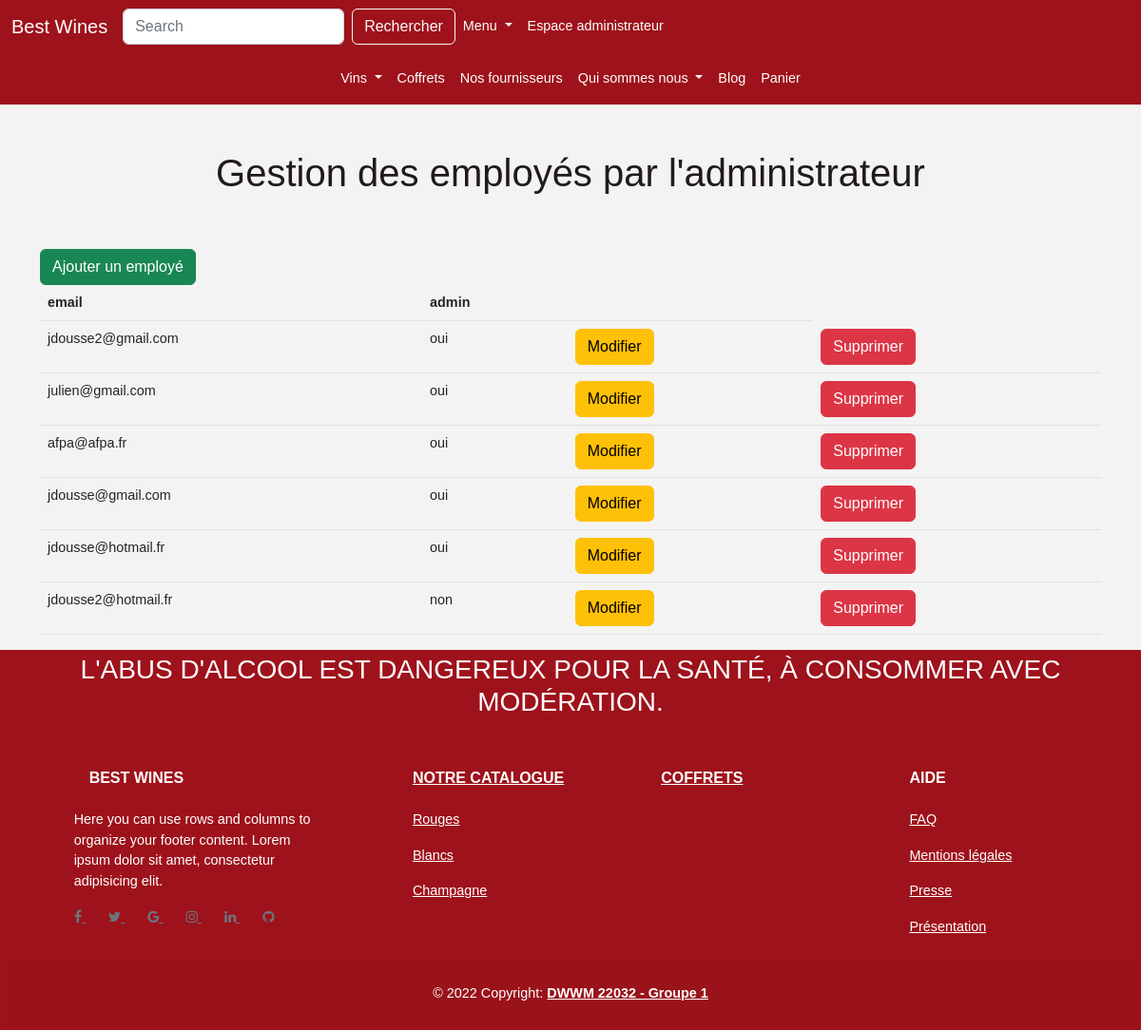
/administrateur (signed in), run on the app's committed database.
### tables this page shows
CREATE TABLE `user` (
  `id` int(11) NOT NULL,
  `email` varchar(255) NOT NULL,
  `password` varchar(255) NOT NULL,
  `is_admin` tinyint(1) NOT NULL DEFAULT 0,
  `is_employee` tinyint(1) NOT NULL DEFAULT 0
);

### core/Controller.php (called while the page is built, shortened)
<?php
abstract class Controller
{
    public function renderView(string $view_name, array $params = []): void
    {
        extract($params);
        require_once "src/views/$view_name.php";
        require_once 'src/views/layout.php';
    }
}

### src/controllers/AdminController.php (called while the page is built, shortened)
<?php
class AdminController extends Controller
{
    public function showAll()
    {
        $user = new User();
        $all_users = $user->findAll();
        $this->renderView('administrateur/index', compact('all_users'));
    }
}

### core/Router.php (called while the page is built, shortened)
<?php
class Router
{
    private static array $routes = [];
    public static function register(string $request, string $action) : void
    {
        self::$routes[$request] = $action;
    }
    public static function resolve(string $request_uri) : void
    {
        $request_uri = explode("?", $request_uri)[0];
        [$controller_name , $action_name] = explode('::', self::$routes[$request_uri]);
        $instance = new $controller_name();
        call_user_func_array([$instance, $action_name], []);
    }
}

### index.php (called while the page is built, shortened)
<?php
$request_uri = str_replace(BASE_DIR, '', $_SERVER['REQUEST_URI']);
try {
    Router::resolve($request_uri);
}catch (Exception $e)
{
    echo $e->getMessage();
}

### core/Database.php (called while the page is built, shortened)
<?php
class Database
{
    private static \PDO|null $instance = null;
    public static function getPdo(): \PDO
    {
        if (self::$instance == null){
            try {
                self::$instance = new \PDO(
                    "mysql:host=".$_ENV['DATABASE_HOST'].";dbname=".$_ENV['DATABASE_NAME'],
                    $_ENV['DATABASE_USERNAME'],
                    $_ENV['DATABASE_PASSWORD'],
                    [
                        \PDO::ATTR_ERRMODE => \PDO::ERRMODE_EXCEPTION,
                        \PDO::ATTR_DEFAULT_FETCH_MODE => \PDO::FETCH_ASSOC
                    ]
                );
            }catch (\PDOException $exception){
                echo $exception->getMessage();
                die;
            }
        }
        return  self::$instance;
    }
}

### core/Model.php (called while the page is built, shortened)
<?php
abstract class Model
{
    protected \PDO $pdo;
    protected string $table_name;
    public function __construct()
    {
        $this->pdo = Database::getPdo();
    }
    public function findAll(): array
    {
        $stmt = $this->pdo->prepare(
            "SELECT * FROM {$this->table_name}"
        );
        $stmt->setFetchMode(\PDO::FETCH_ASSOC);
        $stmt->execute();
        return $stmt->fetchAll();
    }
}

### src/views/administrateur/index.php (the view)
<div class="container">
    <h1 class="text-center p-5">Gestion des employés par l'administrateur</h1>
    <a class='btn btn-success' href=" <?= BASE_DIR ?>/administrateur/insert">Ajouter un employé</a>
    <table class="table">
        <thead>
            <tr>
                <th scope="col">email</th>
                <th scope="col">admin</th>
                <th></th>
            </tr>
        </thead>
        <tbody>
            <form action="" method="POST">
                <?php
                foreach ($all_users as $user) : ?>
                    <?php if ($user['is_employee'] == "1") : ?>
                        <tr>
                            <td><?= $user['email'] ?></td>
                            <?php if ($user['is_admin'] == "1") : ?>
                                <td>oui</td>
                            <?php else : ?>
                                <td>non</td>
                            <?php endif ?>
                            <td>
                                <a href="<?= BASE_DIR ?>/administrateur/edit?id=<?= $user['id'] ?>" class="btn btn-warning">Modifier</a>
                            </td>
                            <td>
                                <a href="<?= BASE_DIR ?>/administrateur/delete?id=<?= $user['id'] ?>" class="btn btn-danger">Supprimer</a>
                            </td>
                        </tr>
                    <?php endif ?>
                <?php endforeach; ?>
            </form>
        </tbody>
    </table>
</div>

### assets/styles/css/style.css (style rules this page uses)
body { font-family: Arial; color: #211a1a; font-size: 0.9em; background-color: #f3f3f3; ; }

### data on the page
user: email "jdousse2@gmail.com", is_admin "oui"
user: email "julien@gmail.com", is_admin "oui"
user: email "afpa@afpa.fr", is_admin "oui"
user: email "jdousse@gmail.com", is_admin "oui"
user: email "jdousse@hotmail.fr", is_admin "oui"
user: email "jdousse2@hotmail.fr", is_admin "non"
